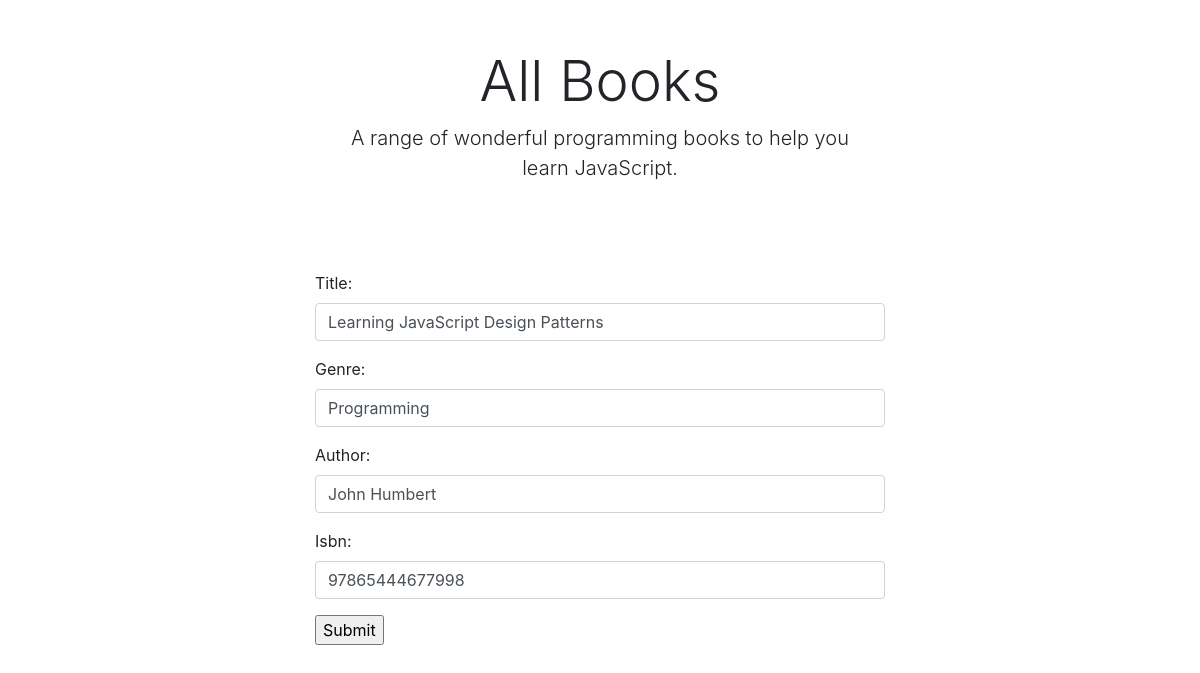
The page /books/learning-javascript-design-patterns/edit/ (signed in) on the database its author committed.
### books/models.py (models this page shows, shortened)
class Books(models.Model):
    title = models.CharField(max_length=100)
    slug = models.SlugField(null=True)
    genre = models.CharField(max_length=100)
    author = models.CharField(max_length=100)
    isbn = models.CharField(max_length=100)
    count = models.IntegerField(null=True, default=0)
    class Meta:
        verbose_name_plural = "Books"

### books/views.py (the view)
# urls.py: path('<slug:slug>/edit/', BookEditView.as_view(), name='edit-detail'),
class BookEditView(UserAccessMixin, UpdateView):
    raise_exception = False
    permission_required = ('books.change_books', 'books.add_books', 'books.view_books')
    permission_denied_message = ""
    login_url = '/books/'
    redirect_field_name = 'next'
    model = Books
    form_class = AddForm
    template_name = 'add.html'
    success_url = '/books/'

### books/forms.py
class AddForm(forms.ModelForm):
    class Meta:
        model = Books
        fields = ('title', 'genre', 'author', 'isbn')
        widgets = {
            'title': forms.TextInput(attrs={'class': 'form-control'}),
            'genre': forms.TextInput(attrs={'class': 'form-control'}),
            'author': forms.TextInput(attrs={'class': 'form-control'}),
            'isbn': forms.TextInput(attrs={'class': 'form-control'}),
        }

### books/views.py (called while the page is built)
    def dispatch(self, request, *args, **kwargs):
        if (not self.request.user.is_authenticated):
            return redirect_to_login(self.request.get_full_path(),
                                     self.get_login_url(), self.get_redirect_field_name())
        if not self.has_permission():
            return redirect('/books')
        return super(UserAccessMixin, self).dispatch(request, *args, **kwargs)

### books/templates/add.html (shortened to what this page needs)
{% extends "base.html" %}
{% block content %}
    <div class="container" style="max-width:600px">
        <div class="px-3 py-3 pt-md-5 pb-md-4 mx-auto text-center">
            <h1 class="display-4">All Books</h1>
            <p class="lead">A range of wonderful programming books to help you learn JavaScript.</p>
        </div>
        <div class="py-5">
            <div class="row">
                <div class="col-12">
                    <form method="post">
                        {{ form.as_p }}
                        <input type="submit">
                    </form>
                </div>
            </div>
        </div>
    </div>
{% endblock %}

### rows shown on the page
Books: title "Learning JavaScript Design Patterns", genre "Programming", author "John Humbert", isbn "97865444677998"
